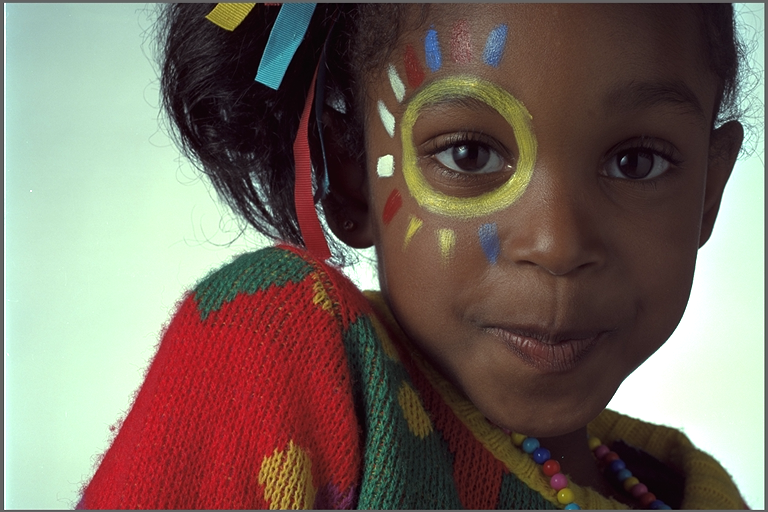
#> input picture web_app/sample_images/girl.png, 768 x 512 px, found by its file name
$ python huewave.py
#> lines starting #> are read from the running program, lines starting #| are printed output that depends on the picture
import numpy as np
import matplotlib.pyplot as plt
import cv2
import random
from bokeh.plotting import figure, show
from bokeh.models import ColumnDataSource
from bokeh.models.glyphs import VBar
from bokeh.embed import components
from bokeh.palettes import Spectral6
from bokeh.transform import linear_cmap
def wavelength_to_rgb(wavelength, gamma=0.8):

    '''This converts a given wavelength of light to an
    approximate RGB color value. The wavelength must be given
    in nanometers in the range from 380 nm through 750 nm
    (789 THz through 400 THz).

    Based on code by Dan Bruton
    http://www.physics.sfasu.edu/astro/color/spectra.html
    '''

    wavelength = float(wavelength)
    if wavelength >= 380 and wavelength <= 440:
        attenuation = 0.3 + 0.7 * (wavelength - 380) / (440 - 380)
        R = ((-(wavelength - 440) / (440 - 380)) * attenuation) ** gamma
        G = 0.0
        B = (1.0 * attenuation) ** gamma
    elif wavelength >= 440 and wavelength <= 490:
        R = 0.0
        G = ((wavelength - 440) / (490 - 440)) ** gamma
        B = 1.0
    elif wavelength >= 490 and wavelength <= 510:
        R = 0.0
        G = 1.0
        B = (-(wavelength - 510) / (510 - 490)) ** gamma
    elif wavelength >= 510 and wavelength <= 580:
        R = ((wavelength - 510) / (580 - 510)) ** gamma
        G = 1.0
        B = 0.0
    elif wavelength >= 580 and wavelength <= 645:
        R = 1.0
        G = (-(wavelength - 645) / (645 - 580)) ** gamma
        B = 0.0
    elif wavelength >= 645 and wavelength <= 750:
        attenuation = 0.3 + 0.7 * (750 - wavelength) / (750 - 645)
        R = (1.0 * attenuation) ** gamma
        G = 0.0
        B = 0.0
    else:
        R = 0.0
        G = 0.0
        B = 0.0
    R *= 1
    G *= 1
    B *= 1
    return (R, G, B)

if __name__ == "__main__":
    image = cv2.imread(r'D:\Programming\Python\Flask\Web_App\src\web_app\sample_images\girl.png')
#> image is the input picture: shape (512, 768, 3); mean B, G, R 96.1, 106, 119.5
    image = cv2.cvtColor(image, cv2.COLOR_BGR2HSV)
#> image: shape (512, 768, 3); mean H, S, V 75.3, 95.8, 130.6
    plt.imshow(image)
    plt.show()

    # 0th elemwnt is teh hue
    h = image[:,:,0]
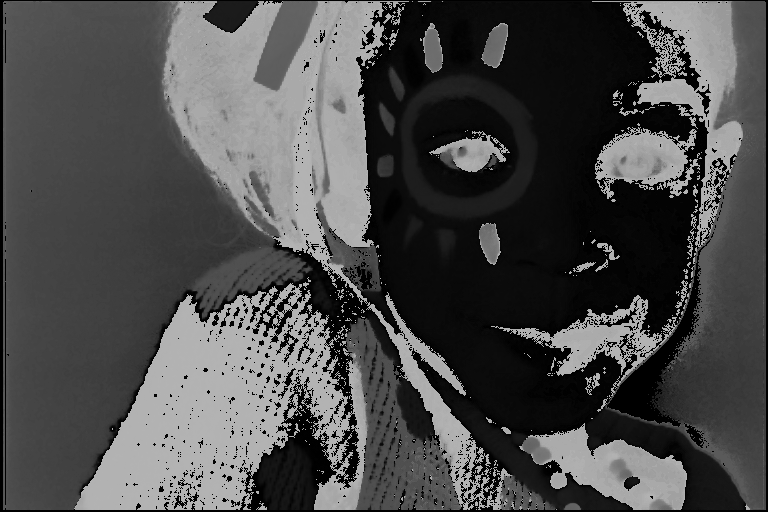
#> h: shape (512, 768); min 0, max 179, mean 75.3

    # Intensity is the average of all the three elements
    temp = np.array(image)
    I = (temp[:,:,1] + temp[:,:,2] + temp[:,:,0])/(255)
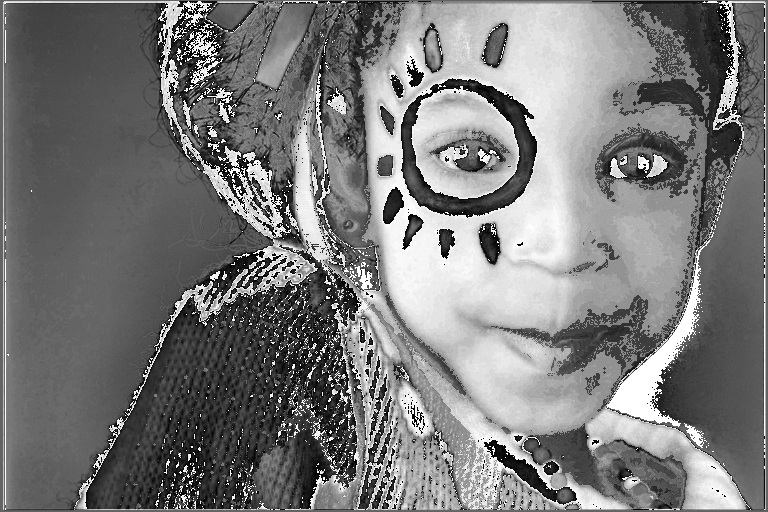
#> I: shape (512, 768) float64; min 0, max 1, mean 0.478

    # This is the variable to multiply with the matrix.
    mul = ((750-380)/270)
    L = np.array(h)
    L =  mul * L + 380
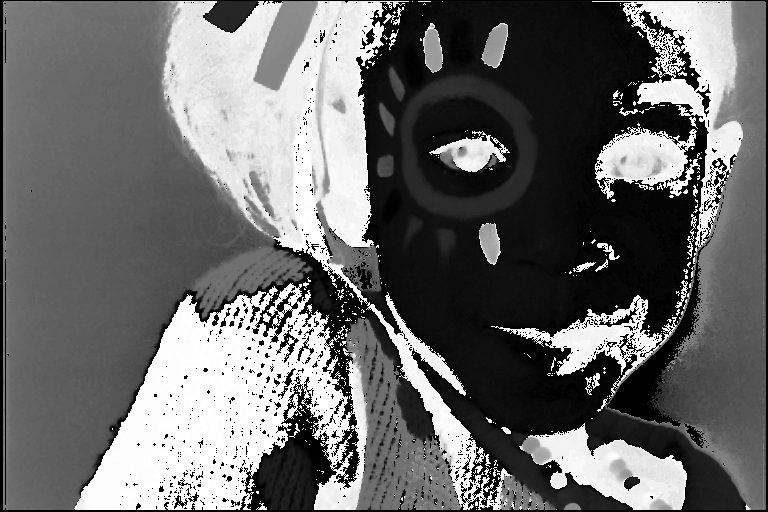
#> L: shape (512, 768) float64; min 380, max 625.3, mean 483.2; drawn with min black and max white

    # reshape and sort the wavelength to plot the graph
    temp_L = np.reshape(L,L.shape[0]*L.shape[1])
    sort_L = sorted(temp_L)
#> sort_L = 393216 items
    index_sort_L = np.argsort(temp_L)

    temp_I = np.reshape(I, I.shape[0]*I.shape[1])
    sort_I = temp_I[index_sort_L]

    # This is to findout the unique and maximum Intensity for the given
    # value of the wavelength{}
    u_wavelength = np.unique(sort_L)
#> u_wavelength = 177 values from 380 to 625.3
    max_intensity = []
    for i in u_wavelength:
        itemindex = np.where(sort_L==i)
        #maxintensity = max(sort_I[itemindex])
        maxintensity = np.mean(sort_I[itemindex])

        max_intensity.append(maxintensity)
#> this loop made 177 passes
#> (i, maxintensity) on passes 1 to 3: (380, 0.502), (381.4, 0.52), (382.7, 0.555)
#> after the loop, max_intensity = 177 values, max 0.875 at index 146, min 0.184 at index 155, mean 0.463

    barlist=plt.bar(u_wavelength, max_intensity)
#> barlist = 177 items
    for i , wave_len in enumerate(u_wavelength):
        RGBcolors = wavelength_to_rgb(int(wave_len))
        barlist[i].set_color(RGBcolors)
#> this loop made 177 passes
#> (wave_len, wavelength in wavelength_to_rgb, attenuation in wavelength_to_rgb, R in wavelength_to_rgb, G in wavelength_to_rgb, B in wavelength_to_rgb) on passes 1 to 3: (380, 380, 0.3, 0.382, 0, 0.382), (381.4, 381, 0.312, 0.388, 0, 0.394), (382.7, 382, 0.323, 0.394, 0, 0.405)

    # Add title and axis names
    plt.title('Specturm of the Colors')
    plt.xlabel('Wavelength')
    plt.ylabel('Intensity')
    plt.show()
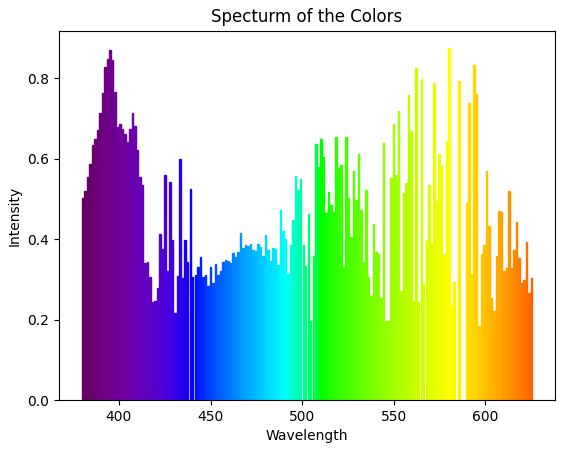
#> figure drawn by matplotlib, 1 panel; tallest bar 0.875 high, from x = 579.7 to 580.5

    mapper = linear_cmap(field_name='x1', palette=Spectral6 ,low=min(u_wavelength) ,high=max(u_wavelength))

    #To merge data x and y and added to glyphs
    source = ColumnDataSource(dict(x1=u_wavelength,
                                b_hist=max_intensity,
                                ))

    #To design layout of figure '''plot_width=1000, plot_height=500,'''
    plot = figure(
        title='Spectograph of Image', plot_width=700, plot_height=400,
        min_border=0, toolbar_location='right') # toolbar_location can be edited to change logo

    #Creating and adding glyph to plot
    glyph_b = VBar(x="x1", top="b_hist", bottom=0, width=1, fill_alpha=1, fill_color=mapper)
    # glyph_g = VBar(x="x2", top="g_hist", bottom=0, width=0.5, fill_alpha=0.8, fill_color="green")
    # glyph_r = VBar(x="x3", top="r_hist", bottom=0, width=0.5, fill_alpha=0.8, fill_color="red")
    plot.add_glyph(source, glyph_b)
    # [6 lines of commented-out code are left out]

    show(plot)
